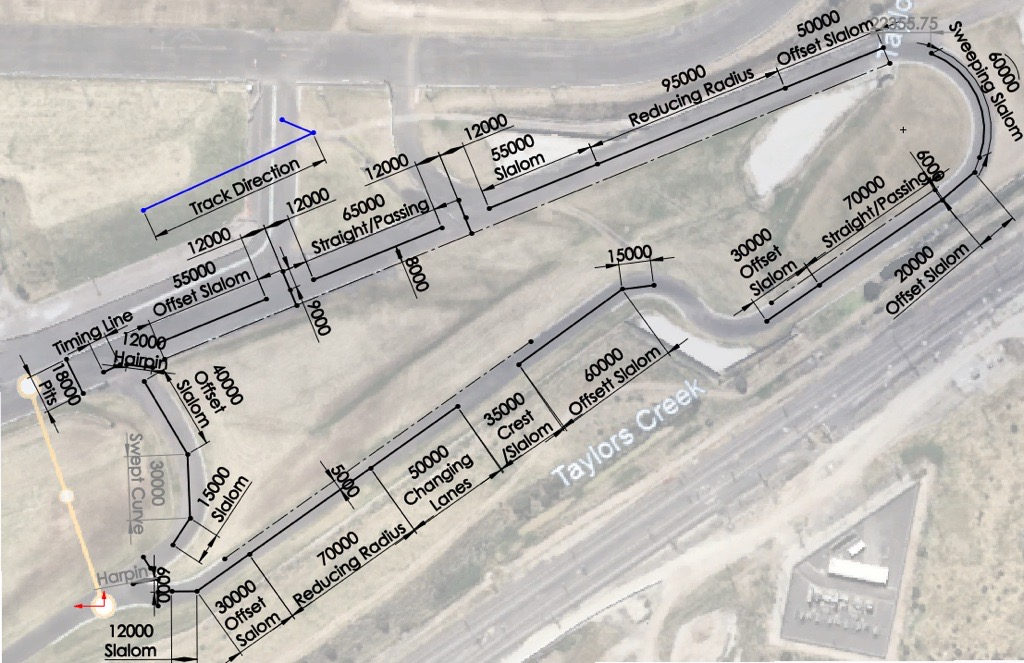
#> input picture Image.png, 1024 x 663 px, found by its file name
$ python greg.py
#> lines starting #> are read from the running program, lines starting #| are printed output that depends on the picture
from PIL import Image, ImageDraw, ImageFont
import math


# --- Configuration ---
image_path = 'image.png'           # input (your uploaded track image)
output_path = 'annotated_track.png'  # output

# Segment lengths ("Length of each section" column), in meters
segment_lengths = [
    13.41, 10.11, 6.73, 19.25, 6.30, 4.76, 9.56, 3.76, 3.05, 8.78,
    16.62, 20.96, 18.86, 52.90, 18.75, 13.06, 16.48, 5.20, 14.11, 4.42,
    6.98, 11.17, 5.46, 11.58, 10.58, 26.38, 8.78, 18.92, 5.42, 16.04,
    15.62, 12.18, 8.85, 6.13, 8.17, 8.97, 12.61, 18.16, 4.92, 12.87,
    4.48, 18.74, 2.60, 10.10, 10.15, 12.41, 7.44, 9.63, 5.25, 69.54,
    10.52, 14.25, 8.37, 8.61, 17.08, 8.48, 10.26, 6.40, 8.30, 9.64,
    10.37, 10.22, 9.85, 7.54, 9.96, 10.01, 10.93, 4.24, 30.43, 6.36,
    11.72, 11.09, 8.30, 11.52, 4.73, 9.87, 0.89, 35.34, 8.93, 17.87,
    10.72, 6.72, 12.57, 9.77, 10.32, 7.88, 8.91, 13.12, 10.98, 7.69,
    11.03, 5.85, 6.65, 7.48, 4.26, 13.06, 4.89, 10.26, 7.67, 8.93,
    9.33, 8.82, 6.13, 5.44
]
assert len(segment_lengths) == 104

# Flag bends vs straights from the table (1-based indices of straights)
straight_indices = {2,4,7,10,14,19,22,28,30,34,40,42,50,55,60,69,76,78,87,89,93,96}
is_bend = [False if (i+1) in straight_indices else True for i in range(104)]

# Load image
img = Image.open(image_path).convert('RGBA')
W, H = img.size
#> W = 1024; H = 663

# Transparent overlay for labels
overlay = Image.new('RGBA', (W, H), (0, 0, 0, 0))
#> overlay: PIL image 1024x663 RGBA; every value is 0
draw = ImageDraw.Draw(overlay)

# Fonts
try:
    font_main = ImageFont.truetype('DejaVuSans.ttf', size=max(10, int(0.018*max(W,H))))
    font_total = ImageFont.truetype('DejaVuSans-Bold.ttf', size=max(12, int(0.03*max(W,H))))
except Exception:
    font_main = ImageFont.load_default()
    font_total = ImageFont.load_default()

# Approximate centerline polyline (relative positions, tweak to your track)
anchors_rel = [
    (0.10, 0.80), (0.18, 0.68), (0.22, 0.55), (0.28, 0.42), (0.38, 0.30),
    (0.52, 0.22), (0.70, 0.20), (0.85, 0.28), (0.86, 0.40), (0.78, 0.52),
    (0.64, 0.60), (0.48, 0.66), (0.34, 0.70), (0.22, 0.74), (0.12, 0.82)
]
anchors = [(int(x*W), int(y*H)) for (x, y) in anchors_rel]

def dist(a, b): return math.hypot(b[0]-a[0], b[1]-a[1])
seg_lengths_poly = [dist(anchors[i], anchors[i+1]) for i in range(len(anchors)-1)]
total_poly_len = sum(seg_lengths_poly)
#> total_poly_len = 1848.4

# Evenly resample the polyline to N points (N segments)
N = len(segment_lengths)
step = total_poly_len / (N+1)
#> step = 17.6
resampled_points = []
for k in range(N):
    target = (k+1) * step
    cumulative = 0.0
    for i in range(len(anchors)-1):
        a, b = anchors[i], anchors[i+1]
        seg_len = dist(a, b)
        if cumulative + seg_len >= target:
            t = max(0.0, min(1.0, (target - cumulative) / seg_len))
            x = int(a[0] + t*(b[0]-a[0]))
            y = int(a[1] + t*(b[1]-a[1]))
            resampled_points.append((x, y))
            break
        cumulative += seg_len
    else:
        resampled_points.append(anchors[-1])

def local_angle(points, idx):
    if idx <= 0:
        p0, p1 = points[idx], points[min(idx+1, len(points)-1)]
    elif idx >= len(points)-1:
        p0, p1 = points[max(idx-1, 0)], points[idx]
    else:
        p0, p1 = points[idx-1], points[idx+1]
    dx, dy = (p1[0]-p0[0]), (p1[1]-p0[1])
    return math.degrees(math.atan2(dy, dx))

COLOR_STRAIGHT = (0, 200, 255, 255)  # cyan
COLOR_BEND     = (255, 140, 0, 255)  # orange

# Draw all labels
for i, (pt, L, bend) in enumerate(zip(resampled_points, segment_lengths, is_bend), start=1):
    label = f"S{i}: {L:.2f} m"
    color = COLOR_BEND if bend else COLOR_STRAIGHT

    txt_img = Image.new('RGBA', (600, 100), (0, 0, 0, 0))
    txt_draw = ImageDraw.Draw(txt_img)
    txt_draw.text((10, 10), label, font=font_main, fill=color, stroke_width=2, stroke_fill=(0,0,0,200))

    angle = local_angle(resampled_points, i-1)
    rot_txt = txt_img.rotate(angle, expand=True)

    # Offset slightly perpendicular to the path for readability
    rad = math.radians(angle + 90)
    offset = (int(15*math.cos(rad)), int(15*math.sin(rad)))
    overlay.alpha_composite(rot_txt, (pt[0] + offset[0], pt[1] + offset[1]))

    # optional marker dot at the centerline point
    draw.ellipse([pt[0]-2, pt[1]-2, pt[0]+2, pt[1]+2], fill=(255,255,255,200), outline=(0,0,0,180))
#> this loop made 104 passes
#> pass 1, `rot_txt = txt_img.rotate(angle, expand=True)`:
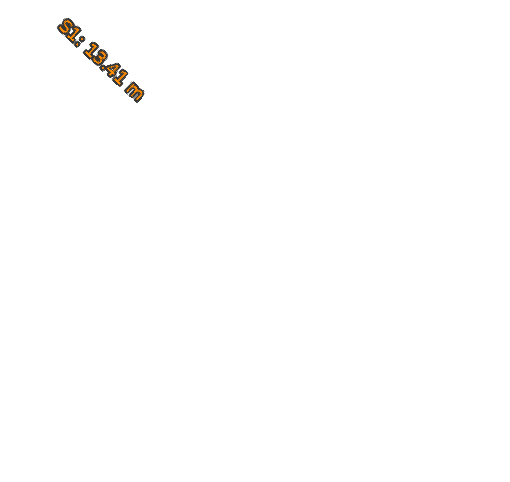
#> rot_txt: PIL image 510x482 RGBA; mean R, G, B, A 0.4, 0.2, 0, 1.1; transparent parts drawn white
#> pass 3, `rot_txt = txt_img.rotate(angle, expand=True)`:
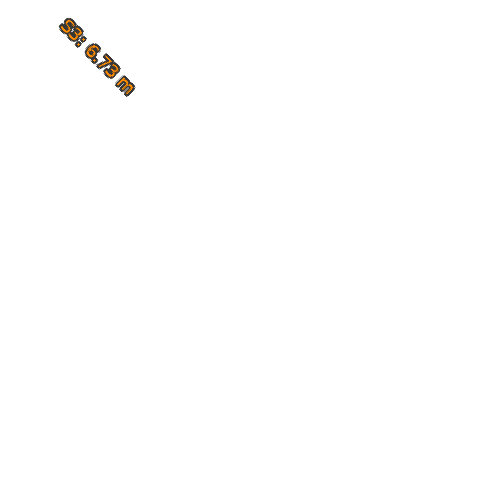
#> rot_txt: PIL image 496x496 RGBA; mean R, G, B, A 0.3, 0.2, 0, 1; transparent parts drawn white
#> after the loop:
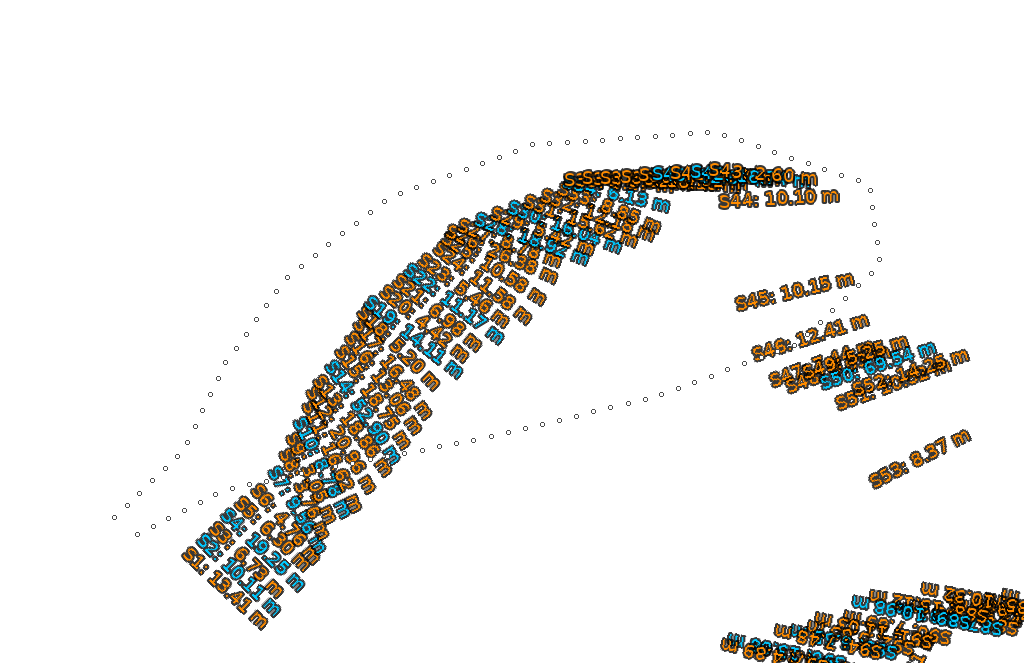
#> overlay: PIL image 1024x663 RGBA; mean R, G, B, A 6.4, 5.3, 2.5, 24.5; transparent parts drawn white
#> after the loop:
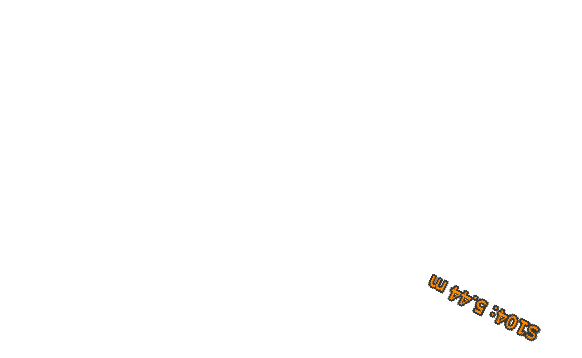
#> rot_txt: PIL image 582x358 RGBA; mean R, G, B, A 0.6, 0.3, 0, 1.5; transparent parts drawn white
#> after the loop:
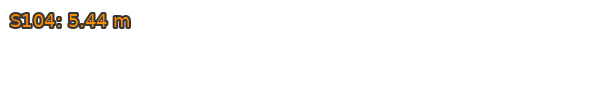
#> txt_img: PIL image 600x100 RGBA; mean R, G, B, A 1.8, 1, 0, 5.2; transparent parts drawn white

# Totals
single_lap = sum(segment_lengths)
endurance_18_km = single_lap * 18 / 1000.0
total_text = f"Single Lap: {single_lap:.2f} m\n18 Laps: {endurance_18_km:.2f} km"

# place totals top-right
tmp = ImageDraw.Draw(Image.new('RGBA', (1,1))).textbbox((0,0), total_text, font=font_total)
#> tmp = (0, 5, 338, 66)
bbox_w, bbox_h = tmp[2], tmp[3]
#> bbox_w = 338; bbox_h = 66
margin = 10
box_x = W - bbox_w - margin
#> box_x = 676
box_y = margin
box_pad = 8
draw.rectangle([box_x - box_pad, box_y - box_pad, box_x + bbox_w + box_pad, box_y + bbox_h + box_pad], fill=(0,0,0,120))
draw.text((box_x, box_y), total_text, font=font_total, fill=(255,255,255,255))

# legend (top-left)
legend_text = "Legend:\nStraight segment\nBend segment"
lg_x, lg_y = margin, margin
tmp = ImageDraw.Draw(Image.new('RGBA', (1,1))).textbbox((0,0), legend_text, font=font_main)
#> tmp = (0, 3, 156, 63)
lg_w, lg_h = tmp[2], tmp[3]
draw.rectangle([lg_x-6, lg_y-6, lg_x+lg_w+6, lg_y+lg_h+6], fill=(0,0,0,120))
draw.text((lg_x, lg_y), "Legend:", font=font_main, fill=(255,255,255,255))
swatch_h, swatch_w = 16, 26
draw.rectangle([lg_x, lg_y+26, lg_x+swatch_w, lg_y+26+swatch_h], fill=COLOR_STRAIGHT)
draw.text((lg_x+swatch_w+8, lg_y+24), "Straight segment", font=font_main, fill=(255,255,255,255))
draw.rectangle([lg_x, lg_y+26+swatch_h+8, lg_x+swatch_w, lg_y+26+2*swatch_h+8], fill=COLOR_BEND)
draw.text((lg_x+swatch_w+8, lg_y+26+swatch_h+6), "Bend segment", font=font_main, fill=(255,255,255,255))

# Compose and save
annotated = Image.alpha_composite(img, overlay)
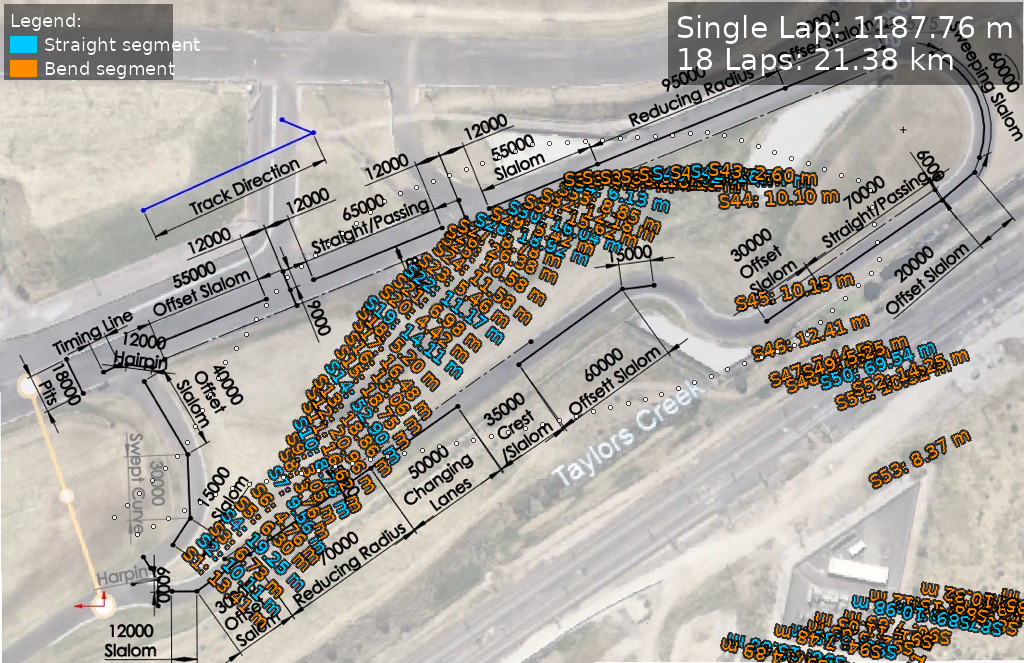
#> annotated: PIL image 1024x663 RGBA; mean R, G, B, A 172.6, 168.7, 162, 255
annotated.convert('RGB').save(output_path, quality=95)

print(f"Saved annotated image to {output_path}")
print(f"Computed single lap distance: {single_lap:.2f} m")
print(f"Computed endurance (18 laps): {endurance_18_km:.2f} km")

# --- Graphs ---
import matplotlib.pyplot as plt
import numpy as np

# Reuse your variables
lengths = np.array(segment_lengths)
segments = np.arange(1, len(segment_lengths)+1)
is_bend_arr = np.array([False if (i+1) in straight_indices else True for i in range(104)])

cum = np.cumsum(lengths)
max_len = lengths.max()
max_idx = int(np.argmax(lengths)) + 1
min_len = lengths.min()
min_idx = int(np.argmin(lengths)) + 1

# 1) Cumulative distance
plt.figure(figsize=(14, 5))
plt.title('Cumulative Distance Along Lap')
plt.plot(segments, cum, color='#333', lw=2)
plt.xlabel('Segment Number')
plt.ylabel('Cumulative Distance (m)')
plt.grid(True, alpha=0.3)
plt.tight_layout()
plt.savefig('cumulative_distance.png', dpi=160)
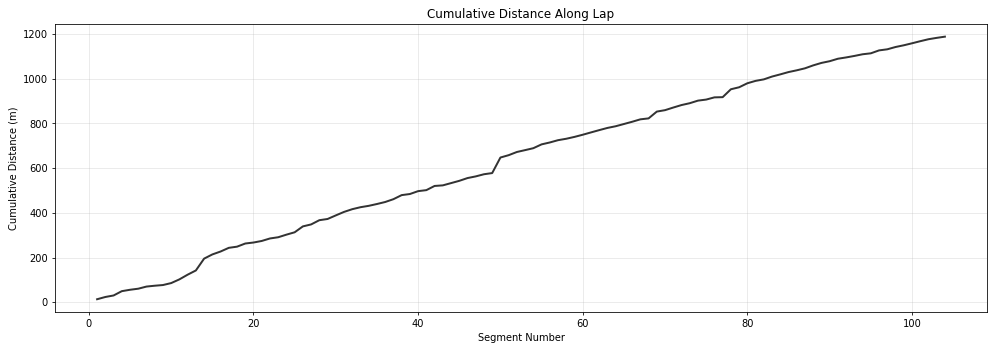
#> figure drawn by matplotlib, 1 panel; curve peaks at x = 104, y = 1187.8


print(f"Graphs saved: cumulative_distance.png")
